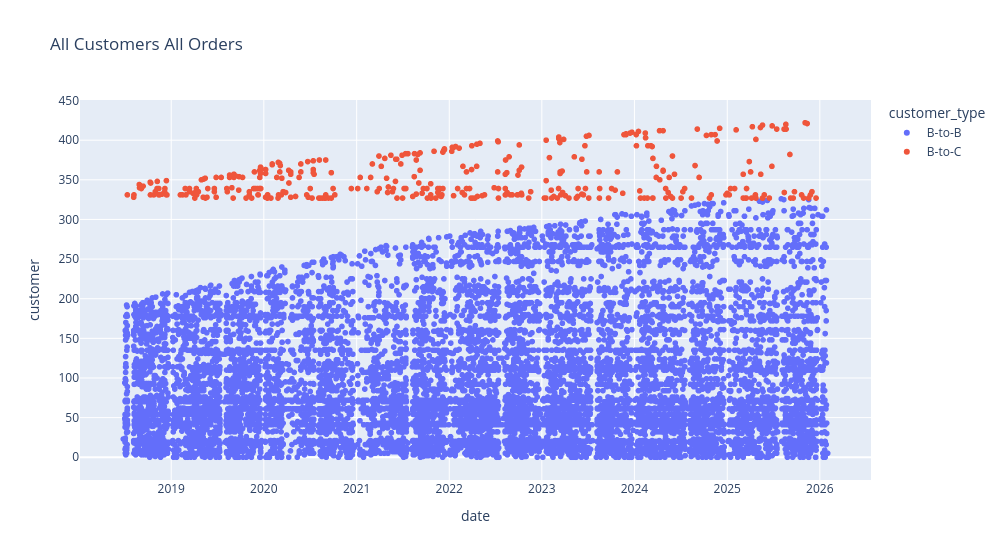

The notebook cell saved with this chart:
### Markdown cell above
## Basic transaction-level overview
Before moving to the aggregated time-series analysis, the plots below provide a compact view of the raw transaction data and how activity is distributed across customers and customer groups.

- The first two scatter plots place each order on a date-customer grid. One colors points by `customer_type`, and the other by `customer_cat`. These views show when orders occur, how concentrated activity is for specific customers, and whether different customer groups are spread evenly through time or cluster in particular periods.
- The histogram of `Customer Type` summarizes how many transactions fall into the main segments such as B2B, B2C, and Bund. This provides a quick sense of class balance and indicates which segment contributes most of the observed sales activity.
- The printed segment summary complements the plots by reporting the number of unique customers and the average number of orders per customer per year for B2B and B2C. This helps separate the effect of customer count from the effect of ordering frequency.

Together, these basic plots establish the raw data coverage, segment composition, and customer heterogeneity before the notebook moves into the broader sales EDA.

### Code cell
px.scatter(
    df,
    x="date",
    y="customer",
    color="customer_type",
    title="All Customers All Orders",
    width=1000,
)

### Figure 1 — Plotly figure (JSON) as saved in the notebook; plotly's stock layout.template omitted (floating-point values rounded to 4 significant figures; data arrays with more than 128 entries replaced by an {"elided": "..."} marker saying what was removed)
{"data": [{"hovertemplate": "customer_type=B-to-B<br>date=%{x}<br>customer=%{y}<extra></extra>", "legendgroup": "B-to-B", "marker": {"color": "#636efa", "symbol": "circle"}, "mode": "markers", "name": "B-to-B", "showlegend": true, "type": "scattergl", "x": {"elided": "11201 str values"}, "xaxis": "x", "y": {"elided": "11201 int values"}, "yaxis": "y"}, {"hovertemplate": "customer_type=B-to-C<br>date=%{x}<br>customer=%{y}<extra></extra>", "legendgroup": "B-to-C", "marker": {"color": "#EF553B", "symbol": "circle"}, "mode": "markers", "name": "B-to-C", "showlegend": true, "type": "scattergl", "x": {"elided": "380 str values"}, "xaxis": "x", "y": {"elided": "380 int values"}, "yaxis": "y"}], "layout": {"legend": {"title": {"text": "customer_type"}, "tracegroupgap": 0}, "title": {"text": "All Customers All Orders"}, "width": 1000, "xaxis": {"anchor": "y", "domain": [0, 1], "title": {"text": "date"}}, "yaxis": {"anchor": "x", "domain": [0, 1], "title": {"text": "customer"}}}}
